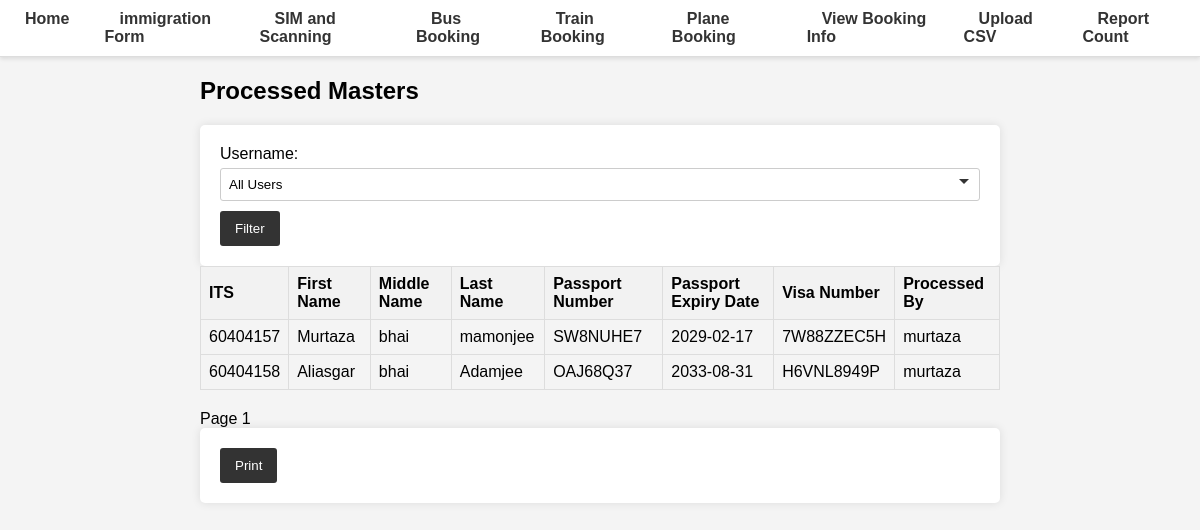
Before: /processed-masters/ with the older database file.
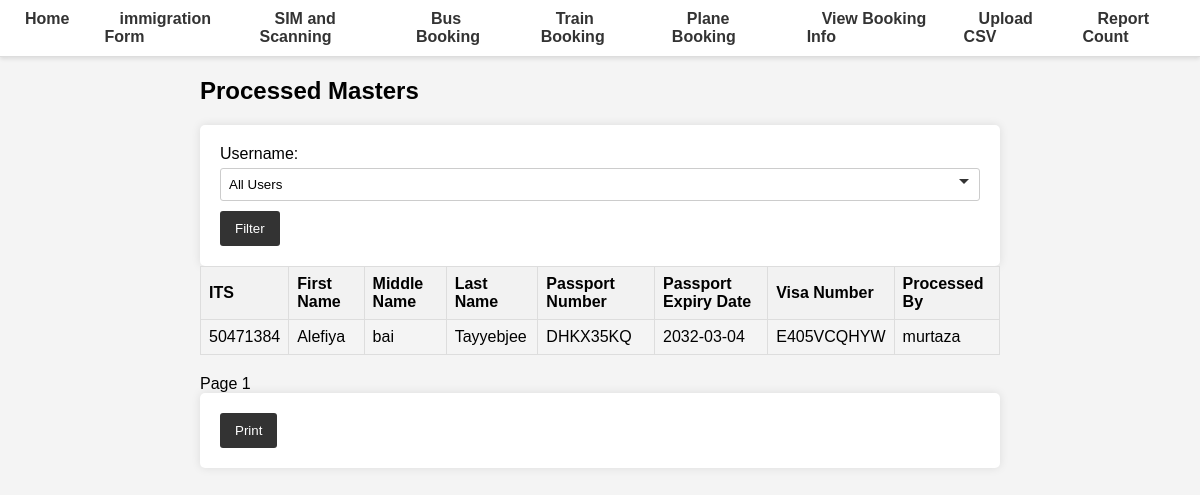
After: the same page with the newer database file.
### database.py (models this page shows)
class ProcessedMaster(Base):
    __tablename__ = "processed_master"
    id = Column(Integer, primary_key=True, index=True)
    ITS = Column(Integer, ForeignKey('master.ITS'), unique=True, index=True)
    first_name = Column(String, index=True)
    middle_name = Column(String, index=True)
    last_name = Column(String, index=True)
    DOB = Column(Date)
    passport_No = Column(String, index=True)
    passport_Expiry = Column(Date, index=True)
    Visa_No = Column(String, index=True)
    Mode_of_Transport = Column(String, index=True)
    phone = Column(String, index=True)
    arrived = Column(Boolean, default=False)
    timestamp = Column(DateTime, default=func.now())
    processed_by = Column(String, ForeignKey('users.username'))

### main.py (the view)
@app.get("/processed-masters/", response_class=HTMLResponse)
async def get_processed_masters(
    request: Request,
    page: int = 1,
    user: str = None,  # Accept username from query parameter
    db: Session = Depends(get_db)
):
    users = db.query(User).all()
    total_count = db.query(func.count(ProcessedMaster.ITS)).scalar()
    query = db.query(ProcessedMaster)
    if user:
        query = query.filter(ProcessedMaster.processed_by == user)
    processed_masters = (
        query.offset((page - 1) * PAGE_SIZE)
        .limit(PAGE_SIZE)
        .all()
    )
    return templates.TemplateResponse(
        "processed_masters.html",
        {
            "request": request,
            "processed_masters": processed_masters,
            "page": page,
            "page_size": PAGE_SIZE,
            "total_count": total_count,
            "users": users,
            "selected_user": user,  # Pass the selected username to the template
        }
    )

### templates/processed_masters.html (shortened to what this page needs)
{% extends "base.html" %}
{% block content %}
<h2>Processed Masters</h2>
<form action="" method="get">
  <label for="user">Username:</label>
  <select name="user" id="user">
    <option value="">All Users</option>
  </select>
  <button type="submit">Filter</button>
</form>
<table>
  <tr>
    <th>ITS</th>
    <th>First Name</th>
    <th>Middle Name</th>
    <th>Last Name</th>
    <th>Passport Number</th>
    <th>Passport Expiry Date</th>
    <th>Visa Number</th>
    <th>Processed By</th>
  </tr>
  {% for master in processed_masters %}
    {% if not selected_user or master.processed_by == selected_user %}
    <tr>
      <td>{{ master.ITS }}</td>
      <td>{{ master.first_name }}</td>
      <td>{{ master.middle_name }}</td>
      <td>{{ master.last_name }}</td>
      <td>{{ master.passport_No }}</td>
      <td>{{ master.passport_Expiry }}</td>
      <td>{{ master.Visa_No }}</td>
      <td>{{ master.processed_by }}</td>
    </tr>
    {% endif %}
  {% endfor %}
</table>
{% if processed_masters %}
<div>
  Page {{ page }}
</div>
<div>
  <form action="/print" method="post">
    <button type="submit">Print</button>
  </form>
</div>
{% endif %}
{% endblock %}

Changed rows visible on the page:
removed ProcessedMaster: ITS "60404158", first_name "Aliasgar", middle_name "bhai", last_name "Adamjee", passport_No "OAJ68Q37", passport_Expiry "2033-08-31", Visa_No "H6VNL8949P", processed_by "murtaza"
changed ProcessedMaster "murtaza": ITS "60404157" → "50471384"; first_name "Murtaza" → "Alefiya"; middle_name "bhai" → "bai"; last_name "mamonjee" → "Tayyebjee"; passport_No "SW8NUHE7" → "DHKX35KQ"; passport_Expiry "2029-02-17" → "2032-03-04"; Visa_No "7W88ZZEC5H" → "E405VCQHYW"
